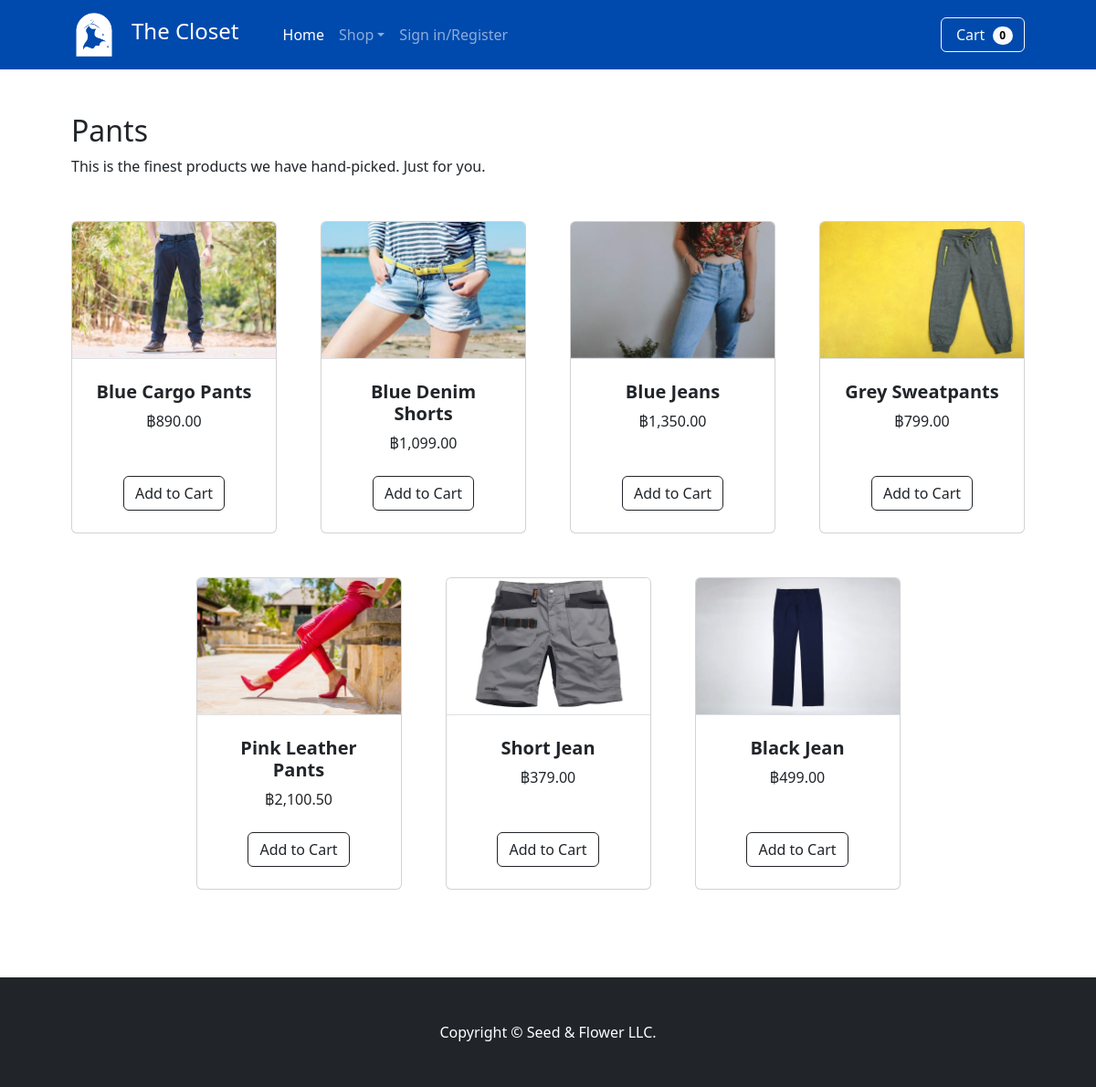
Page /pants.php on the committed database.
### tables this page shows
CREATE TABLE `product` (
  `pID` int(3) NOT NULL,
  `pname` varchar(25) NOT NULL,
  `pimagedir` varchar(350) NOT NULL,
  `price` decimal(10,2) NOT NULL,
  `ptype` char(1) DEFAULT NULL,
  `isFeature` tinyint(1) NOT NULL
);

### pants.php (the view, shortened to what this page needs)
<!doctype html>
<html lang="en">
<head>
    <link href="https://cdn.jsdelivr.net/npm/bootstrap@5.2.2/dist/css/bootstrap.min.css" rel="stylesheet">
</head>
<body>
    <?php include "func/navbar.php"; ?>
    <section class="mb-5">
    <div class="container px-4 px-lg-5 mt-5">
        <h2>Pants</h2>
        <p class="mb-5">This is the finest products we have hand-picked. Just for you.</p>
        <div class="row gx-4 gx-lg-5 row-cols-2 row-cols-md-3 row-cols-xl-4 justify-content-center">
        <?php
            $q = "SELECT * FROM product WHERE ptype=\"b\"";
            $result=$mysqli->query($q);
            while($row=$result->fetch_array()){?>
                <div class="col mb-5">
                    <div class="card h-100">
                        <img class="card-img-top border-bottom" src="<?php echo $row['pimagedir'] ?>" alt="..." />
                        <div class="card-body bg-mute p-4">
                            <div class="text-center">
                                <h5 class="fw-bolder"><?php echo $row['pname'] ?></h5>
                                ฿<?php echo number_format($row['price'], 2, '.', ',') ?>
                            </div>
                        </div>
                        <div class="card-footer p-4 pt-0 border-top-0 bg-transparent">
                            <div class="text-center">
                                <form action="func/addtocart.php" method="post">
                                    <div type="submit" class="text-center">
                                        <input type="submit" name="add_to_cart" style="margin-top:5px;" class="btn btn-outline-dark mt-auto" value="Add to Cart" />
                                    </div>
                                </form>
                            </div>
                        </div>
                    </div>
                </div>
            <?php }?>
        </div>
    </div>
</section>
</body>
</html>

### rows in the picture
product: pimagedir (picture), pname "Blue Cargo Pants", price "890.00"
product: pimagedir (picture), pname "Blue Denim Shorts", price "1,099.00"
product: pimagedir (picture), pname "Blue Jeans", price "1,350.00"
product: pimagedir (picture), pname "Grey Sweatpants", price "799.00"
product: pimagedir (picture), pname "Pink Leather Pants", price "2,100.50"
product: pimagedir (picture), pname "Short Jean", price "379.00"
product: pimagedir (picture), pname "Black Jean", price "499.00"

### other values in the picture
$count "0"
